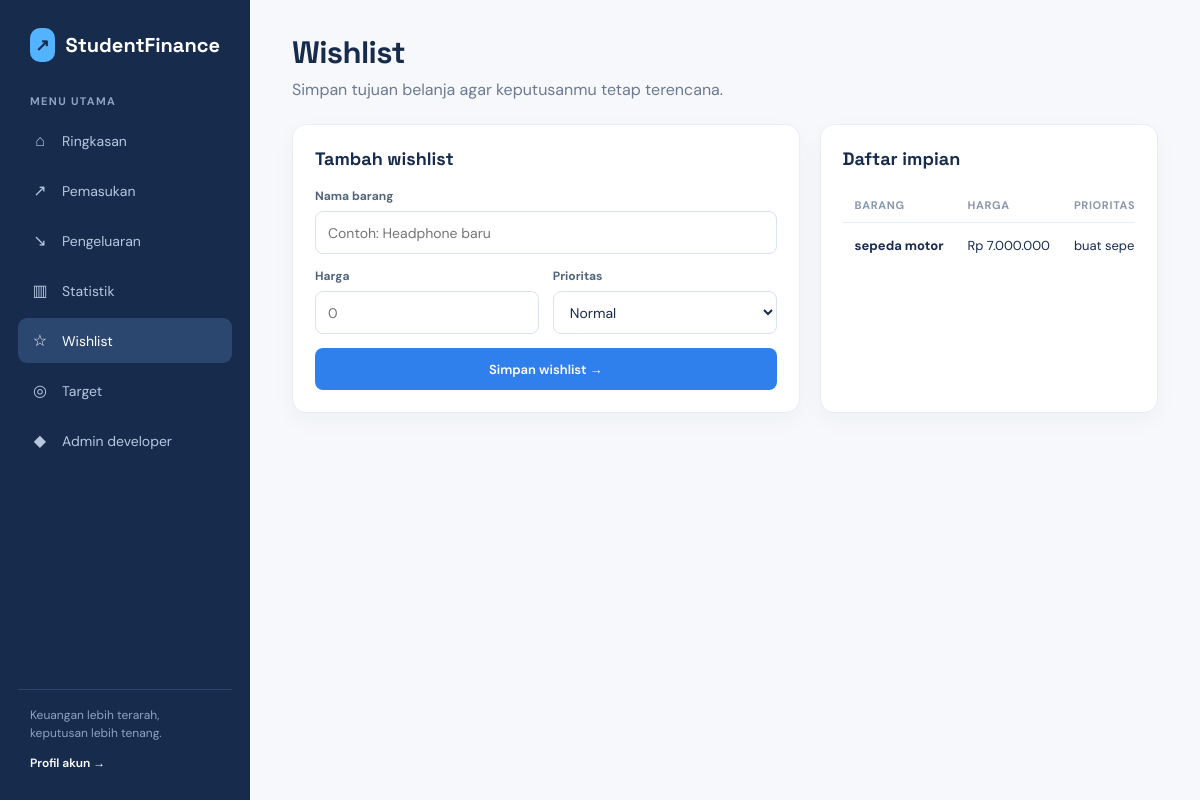
The page /wishlist (signed in) on the database its author committed.
### tables this page shows
CREATE TABLE wishlist(

        id INTEGER PRIMARY KEY AUTOINCREMENT,

        nama TEXT NOT NULL,

        harga INTEGER NOT NULL,

        terkumpul INTEGER DEFAULT 0,

        prioritas TEXT DEFAULT 'Normal'

    , user_id INTEGER NOT NULL DEFAULT 1);

### app.py (the view)
@app.route("/wishlist")
@login_required
def wishlist():
    return render_template("wishlist.html", data=database.semua_wishlist(current_user_id()))

### app.py (called while the page is built)
@app.context_processor
def inject_auth_config():
    return {"google_enabled": google_enabled}

def login_required(view):
    @wraps(view)
    def wrapped_view(*args, **kwargs):
        if not session.get("user_id"):
            return redirect(url_for("login"))
        return view(*args, **kwargs)
    return wrapped_view

def current_user_id():
    return int(session["user_id"])

### database.py (called while the page is built)
def connect():
    connection = sqlite3.connect(DATABASE)
    connection.row_factory = sqlite3.Row
    return connection

def semua_wishlist(user_id):
    connection = connect()
    data = connection.execute("SELECT user_id, id, nama, harga, terkumpul, prioritas FROM wishlist WHERE user_id = ? ORDER BY id DESC", (user_id,)).fetchall()
    connection.close()
    return data

### templates/wishlist.html (shortened to what this page needs)
{% extends "base.html" %}
{% block content %}<header class="page-heading"><h1>Wishlist</h1><p>Simpan tujuan belanja agar keputusanmu tetap terencana.</p></header><section class="content-grid"><article class="panel"><div class="panel-heading"><h2>Tambah wishlist</h2></div><form action="{{ url_for('tambah_wishlist') }}" method="POST" class="form-grid"><div class="form-field full"><label for="nama">Nama barang</label><input id="nama" name="nama" placeholder="Contoh: Headphone baru" required></div><div class="form-field"><label for="harga">Harga</label><input id="harga" name="harga" type="number" min="1" placeholder="0" required></div><div class="form-field"><label for="prioritas">Prioritas</label><select id="prioritas" name="prioritas"><option>Normal</option><option>Tinggi</option><option>Rendah</option></select></div><div class="form-field full"><button type="submit">Simpan wishlist →</button></div></form></article><article class="panel"><div class="panel-heading"><h2>Daftar impian</h2></div><div class="table-wrap"><table><thead><tr><th>Barang</th><th>Harga</th><th>Prioritas</th><th></th></tr></thead><tbody>{% for item in data %}<tr><td><strong>{{ item[2] }}</strong></td><td>Rp {{ "{:,.0f}".format(item[3]).replace(',', '.') }}</td><td>{{ item[5] }}</td><td><a class="icon-link" href="{{ url_for('hapus_wishlist', id=item[1]) }}">Hapus</a></td></tr>{% else %}<tr><td colspan="4" class="empty">Belum ada wishlist.</td></tr>{% endfor %}</tbody></table></div></article></section>{% endblock %}

### static/style.css (style rules this page uses)
:root { --ink: #172b4d; --muted: #6b7a90; --line: #e7edf5; --paper: #f6f8fb; --blue: #2f80ed; --green: #188b5a; --red: #d95d39; }
* { box-sizing: border-box; }
body { margin: 0; background: var(--paper); color: var(--ink); font-family: 'DM Sans', sans-serif; }
.topbar h1, .page-heading h1 { margin: 0; font: 700 31px 'Space Grotesk', sans-serif; letter-spacing: -.02em; }
.topbar p, .page-heading p { margin: 7px 0 0; color: var(--muted); }
.page-heading { margin-bottom: 24px; }
.content-grid { display: grid; grid-template-columns: minmax(0, 1.5fr) minmax(280px, 1fr); gap: 20px; }
.panel { padding: 22px; border: 1px solid var(--line); border-radius: 14px; background: #fff; box-shadow: 0 8px 24px rgba(23, 43, 77, .035); }
.panel-heading { display: flex; align-items: center; justify-content: space-between; gap: 15px; margin-bottom: 18px; }
.panel-heading h2 { margin: 0; font: 700 18px 'Space Grotesk', sans-serif; }
.table-wrap { overflow-x: auto; }
table { width: 100%; border-collapse: collapse; font-size: 13px; }
th { padding: 10px 12px; border-bottom: 1px solid var(--line); color: #8a98aa; font-size: 11px; font-weight: 700; letter-spacing: .06em; text-align: left; text-transform: uppercase; }
td { padding: 14px 12px; border-bottom: 1px solid var(--line); white-space: nowrap; }
tbody tr:last-child td { border-bottom: 0; }
.btn, button { display: inline-flex; align-items: center; justify-content: center; gap: 8px; min-height: 42px; padding: 0 16px; border: 0; border-radius: 8px; background: var(--blue); color: #fff; cursor: pointer; font: 600 13px 'DM Sans', sans-serif; }
.form-grid { display: grid; grid-template-columns: 1fr 1fr; gap: 14px; }
.form-field { display: grid; gap: 7px; }
.form-field.full { grid-column: 1 / -1; }
label { color: #53657d; font-size: 12px; font-weight: 700; }
input, select { width: 100%; min-height: 43px; padding: 0 12px; border: 1px solid #d9e2ee; border-radius: 8px; outline: none; background: #fff; color: var(--ink); font: 14px 'DM Sans', sans-serif; }

### rows shown on the page
wishlist: nama "sepeda motor", harga "7.000.000", prioritas "buat…"
